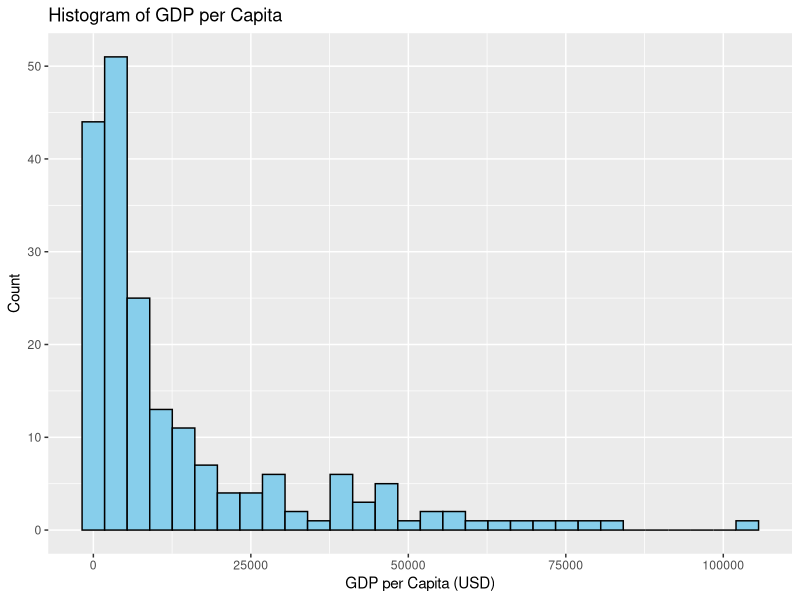
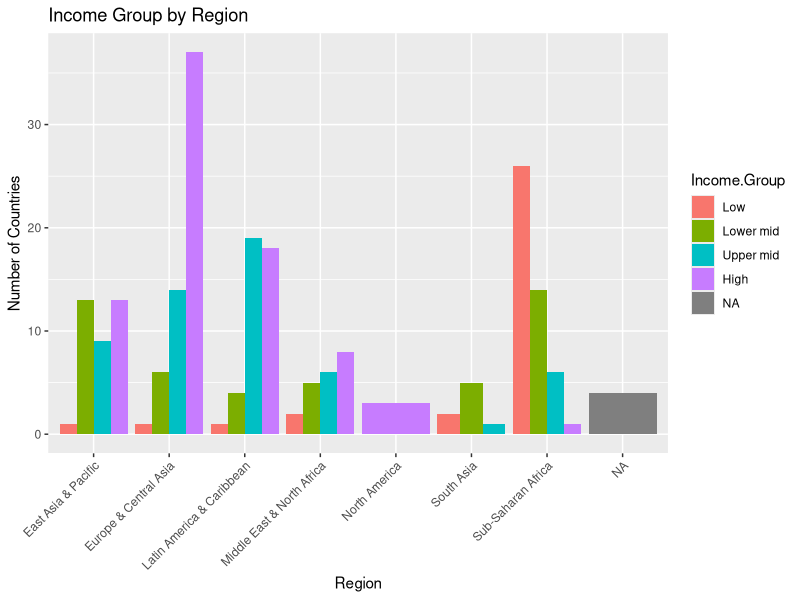
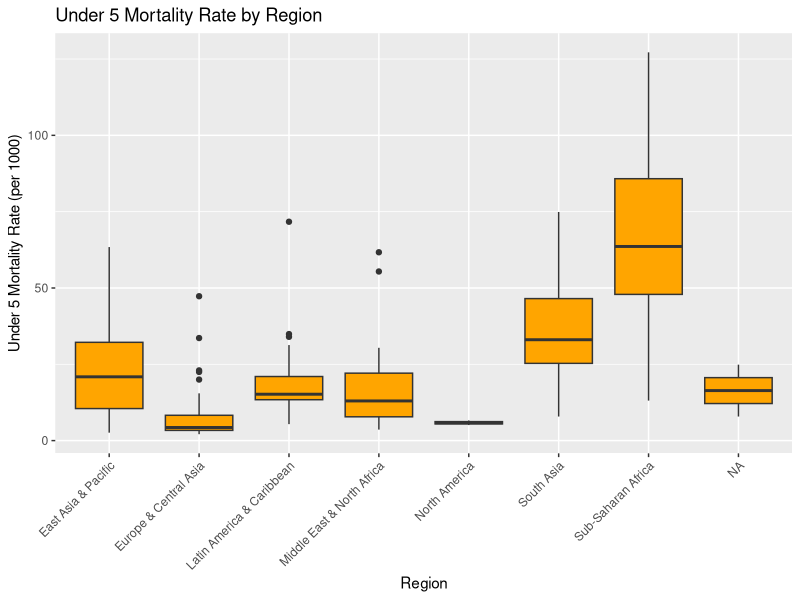
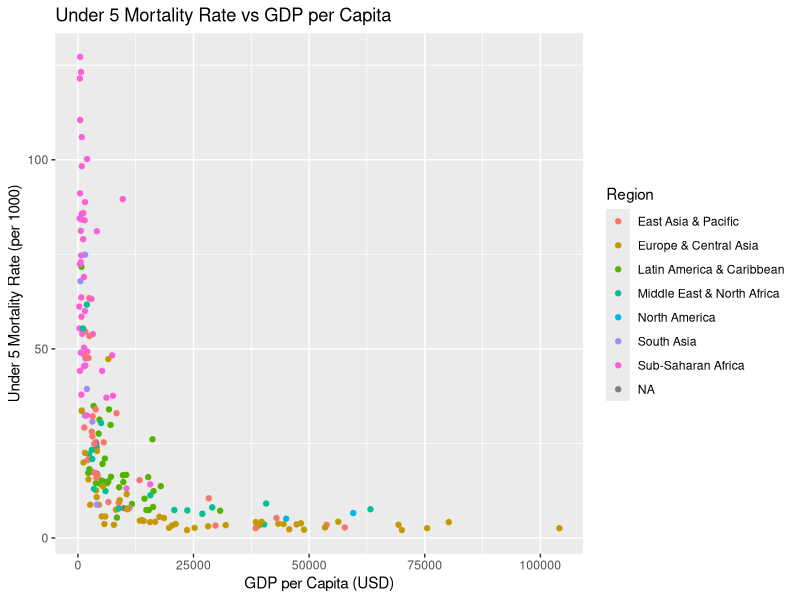
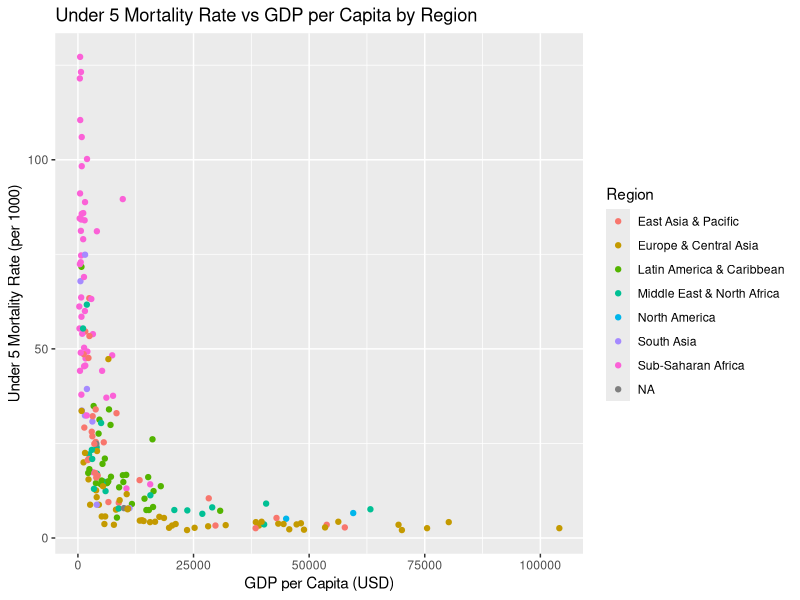

Write R code to recreate these figures, in order.
library(dplyr)
library(readr)

#1. Create data frame "dfCountries", load countries population file in it.
dfCountries <- read_csv("Countries Population.csv")

#Displaying first few rows
head(dfCountries)
colnames(dfCountries)

#Removing the NA columns .(Cleaning the dataset)
print(colSums(is.na(dfCountries)))
dfCountries[c("...4","...5")] <- NULL
dfCountries

#2. Sort countries according to their population in ascending and descending order 

countries_ascending <- dfCountries %>% arrange(`Total Population 2017`)
print(countries_ascending)

countries_descending <- dfCountries %>% arrange(desc(`Total Population 2017`))
print(countries_descending)

# 3. A vector of countries with population more than 10000000

population_10M <- dfCountries %>% filter(`Total Population 2017` > 10000000) %>% pull(`Country Name`)
print(population_10M)

#4. Create a dataframe "dfBigAndSmall" that has countries with population greater than 10M and less than 2M.
dfBigAndSmall <- dfCountries %>% filter(`Total Population 2017` > 10000000 | `Total Population 2017` < 2000000)
print(dfBigAndSmall)

#Reading the other two csv and excel sheet. then merging into one.

library(readxl)   # for reading Excel files
library(ggplot2)  # for plotting

# region mapping Excel file
region_data <- read_excel("Countries Region Mapping.xlsx")

# indicators CSV file
indicators_data <- read_csv("Countries Indicators.csv", na = c("NA", ""))
indicators_data[c("...4","...5")] <- NULL

#  Make sure the column names match for joining
colnames(dfCountries)[colnames(dfCountries) == "Country Code"] <- "Country.Code"
colnames(dfCountries)[colnames(dfCountries) == "Country Name"] <- "Country.Name"


#6.  Merge the 3 datasets attached into 1 dataframe : "dfCountryMaster"
dfCountryMaster <- dfCountries %>%
  left_join(region_data, by = "Country.Code") %>%
  left_join(indicators_data, by = "Country.Code")
colnames(dfCountryMaster)[colnames(dfCountryMaster) == "IncomeGroup"] <- "Income.Group"

print(colnames(dfCountryMaster))

#5. Create levels of income group from dataset "Countries region mapping" levels: Low, Lower mid, Upper mid, High

dfCountryMaster$Income.Group <- factor(
  dfCountryMaster$Income.Group,
  levels = c("Low income", "Lower middle income", "Upper middle income", "High income"),
  labels = c("Low", "Lower mid", "Upper mid", "High")
)

#  7 and 9 Summarize dfCountryMaster countries by region.
region_summary <- dfCountryMaster %>%
  group_by(Region) %>%
  summarise(
    Number_of_countries = n(),
    Total_population_millions = sum(`Total Population 2017`, na.rm = TRUE) / 1e6,
    Avg_GDP_per_capita = mean(as.numeric(gsub(",", "", GDP.per.capita.2017)), na.rm = TRUE),
    Countries_with_low_income = sum(Income.Group == "Low", na.rm = TRUE),
    Median_GDP_per_capita = median(as.numeric(gsub(",", "", GDP.per.capita.2017)), na.rm = TRUE),
    Min_U5_Mortality = min(Under.5.Mortality.Rate.2017, na.rm = TRUE),
    Max_U5_Mortality = max(Under.5.Mortality.Rate.2017, na.rm = TRUE)
  )

# 10. Write the above result in csv
write_csv(region_summary, "summary_by_region.csv")



# 11. Histogram of GDP per capita
ggplot(dfCountryMaster, aes(x = as.numeric(gsub(",", "", GDP.per.capita.2017)))) +
  geom_histogram(bins = 30, fill = "skyblue", color = "black") +
  labs(title = "Histogram of GDP per Capita", x = "GDP per Capita (USD)", y = "Count")

# 12. Plot of income group by region.
ggplot(dfCountryMaster, aes(x = Region, fill = Income.Group)) +
  geom_bar(position = "dodge") +
  labs(title = "Income Group by Region", x = "Region", y = "Number of Countries") +
  theme(axis.text.x = element_text(angle = 45, hjust = 1))

# 13. Plot of mortality rate under 5 by region
ggplot(dfCountryMaster, aes(x = Region, y = Under.5.Mortality.Rate.2017)) +
  geom_boxplot(fill = "orange") +
  labs(title = "Under 5 Mortality Rate by Region", x = "Region", y = "Under 5 Mortality Rate (per 1000)") +
  theme(axis.text.x = element_text(angle = 45, hjust = 1))

# 14.Scatter plot of mortality rate under 5 against GDP per capita.
ggplot(dfCountryMaster, aes(x = as.numeric(gsub(",", "", GDP.per.capita.2017)), y = Under.5.Mortality.Rate.2017)) +
  geom_point(aes(color = Region)) +
  labs(title = "Under 5 Mortality Rate vs GDP per Capita", x = "GDP per Capita (USD)", y = "Under 5 Mortality Rate (per 1000)")

#15. Plot of mortality rate under 5 against GDP and region.
ggplot(dfCountryMaster, aes(x = as.numeric(gsub(",", "", GDP.per.capita.2017)), y = Under.5.Mortality.Rate.2017, color = Region)) +
  geom_point() +
  labs(title = "Under 5 Mortality Rate vs GDP per Capita by Region", x = "GDP per Capita (USD)", y = "Under 5 Mortality Rate (per 1000)")
